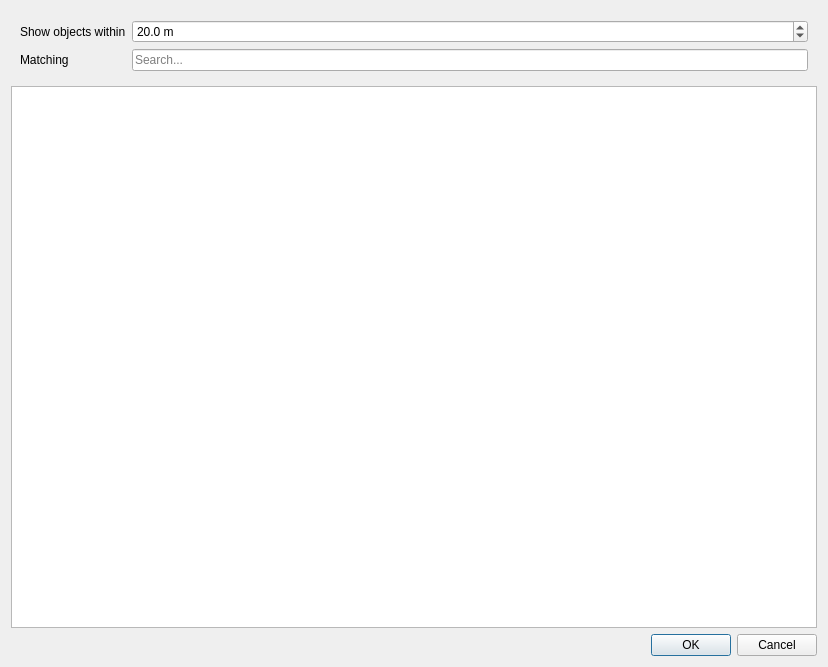
<?xml version="1.0" encoding="UTF-8"?>
<ui version="4.0">
 <class>ListObjectsNearbyDialog</class>
 <widget class="QDialog" name="ListObjectsNearbyDialog">
  <property name="geometry">
   <rect>
    <x>0</x>
    <y>0</y>
    <width>828</width>
    <height>667</height>
   </rect>
  </property>
  <property name="windowTitle">
   <string>Find objects nearby</string>
  </property>
  <layout class="QVBoxLayout" name="verticalLayout">
   <item>
    <widget class="QWidget" name="widget" native="true">
     <layout class="QGridLayout" name="gridLayout">
      <item row="0" column="0">
       <widget class="QLabel" name="label">
        <property name="text">
         <string>Show objects within</string>
        </property>
       </widget>
      </item>
      <item row="0" column="1">
       <widget class="QDoubleSpinBox" name="searchDistanceDoubleSpinBox">
        <property name="suffix">
         <string> m</string>
        </property>
        <property name="decimals">
         <number>1</number>
        </property>
        <property name="maximum">
         <double>10000.000000000000000</double>
        </property>
        <property name="value">
         <double>20.000000000000000</double>
        </property>
       </widget>
      </item>
      <item row="1" column="0">
       <widget class="QLabel" name="label_2">
        <property name="text">
         <string>Matching</string>
        </property>
       </widget>
      </item>
      <item row="1" column="1">
       <widget class="QLineEdit" name="searchLineEdit">
        <property name="placeholderText">
         <string>Search...</string>
        </property>
       </widget>
      </item>
     </layout>
    </widget>
   </item>
   <item>
    <widget class="QTableWidget" name="objectTableWidget">
     <property name="rowCount">
      <number>0</number>
     </property>
    </widget>
   </item>
   <item>
    <widget class="QDialogButtonBox" name="buttonBox">
     <property name="orientation">
      <enum>Qt::Horizontal</enum>
     </property>
     <property name="standardButtons">
      <set>QDialogButtonBox::Cancel|QDialogButtonBox::Ok</set>
     </property>
    </widget>
   </item>
  </layout>
 </widget>
 <resources/>
 <connections>
  <connection>
   <sender>buttonBox</sender>
   <signal>accepted()</signal>
   <receiver>ListObjectsNearbyDialog</receiver>
   <slot>accept()</slot>
   <hints>
    <hint type="sourcelabel">
     <x>248</x>
     <y>254</y>
    </hint>
    <hint type="destinationlabel">
     <x>157</x>
     <y>274</y>
    </hint>
   </hints>
  </connection>
  <connection>
   <sender>buttonBox</sender>
   <signal>rejected()</signal>
   <receiver>ListObjectsNearbyDialog</receiver>
   <slot>reject()</slot>
   <hints>
    <hint type="sourcelabel">
     <x>316</x>
     <y>260</y>
    </hint>
    <hint type="destinationlabel">
     <x>286</x>
     <y>274</y>
    </hint>
   </hints>
  </connection>
 </connections>
</ui>
